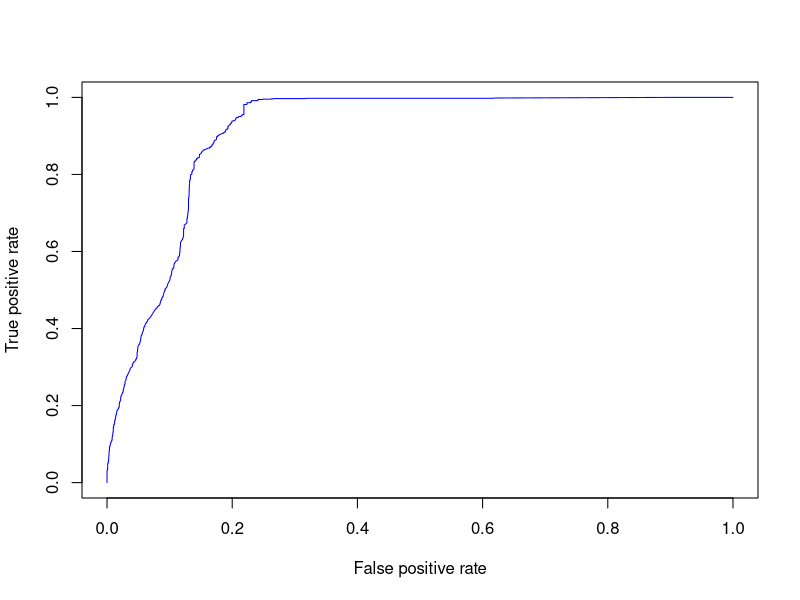
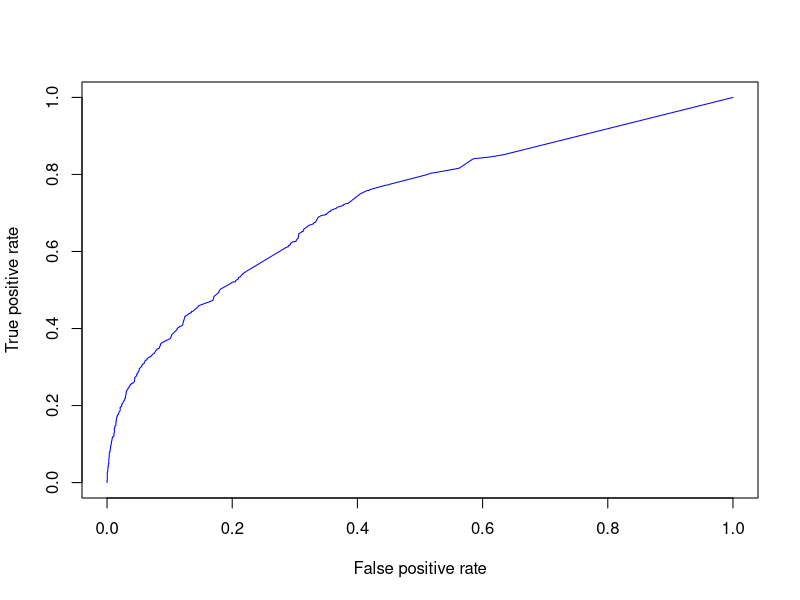
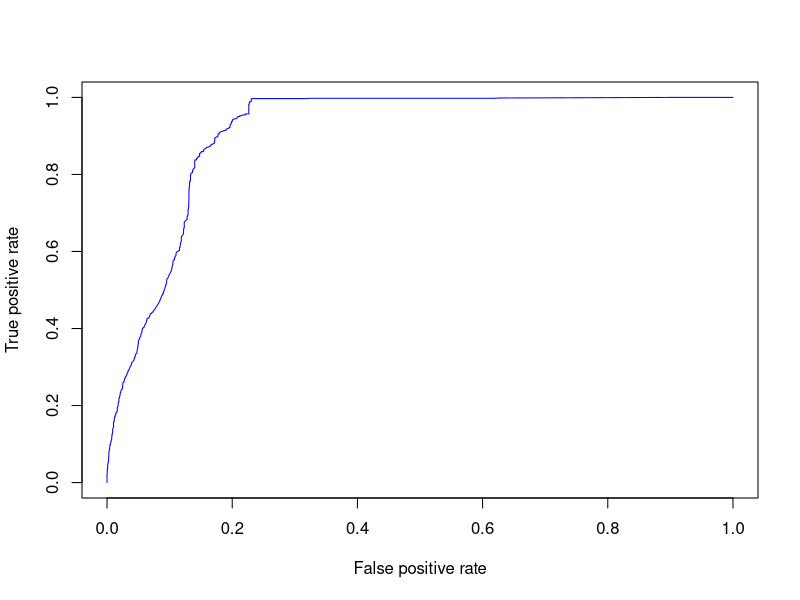
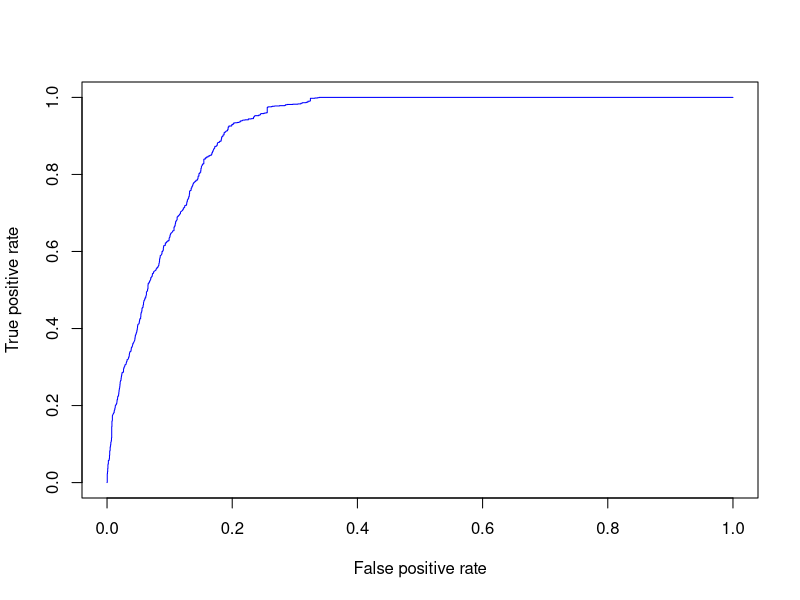

Write the R code that produced these figures, in order.
## ---- chunk 1
rm(list=ls())       # Remove anything that might currently be in memory so we can start fresh.
library(data.table) # Load the data.table package.
library(MASS)       # Load the MASS package

reuniondata <- fread('Reuniondata_inclass.csv')
## ---- chunk 2
names(reuniondata)
## ---- chunk 3
reuniondata[,Choice:=as.numeric(donatesum>0),]
dim(reuniondata)
## ---- chunk 4
d = data.frame(y=reuniondata[,17],reuniondata[,4:16])
## ---- chunk 5
idTrn = 1:3000  # row index for the training data
idTst = !(1:nrow(reuniondata) %in% idTrn)  # row index for the testing data

blTrn_basic = glm(Choice~ ., data=d, family="binomial", subset = idTrn) 
#using only training data. Note that the "." after "~" meaning using all the rest of the data in data frame "d" except the variable "Choice". 
#This is why we created the "d" dataframe, so that we do not need to list all the other variables we need in the model. 
#but you can always use the following command, if you do not want to use "."

#blTrn_basic = glm(Choice~ SpouseAlum+SportsAlum+UGAlumAwards+OtherUGAct+EverAssigned+BoardMember+
#ChildAlum+ParentAlum+SiblingAlum+GradDegree+TotalReunions+OnePlusEvents+
#Years.Lapsed, data=d, family="binomial", subset = idTrn)  
#for running additional models, you may find it easier to base your code on this code. 

summary(blTrn_basic)
## ---- chunk 6

d1 = data.frame(y=reuniondata[,17],reuniondata[,4:15])

blTrn_basic_dropY = glm(Choice~ 
SpouseAlum+SportsAlum+UGAlumAwards+OtherUGAct+EverAssigned+BoardMember
+ChildAlum+ParentAlum+SiblingAlum+GradDegree+TotalReunions+OnePlusEvents, data=d1, family="binomial", subset = idTrn)

summary(blTrn_basic_dropY)
## ---- chunk 7
famAlumdata = reuniondata[,.(SpouseAlum,ChildAlum,ParentAlum,SiblingAlum)]
FamilyAlum = as.numeric(rowSums(famAlumdata)>0)

reuniondata[,FamilyAlum:=as.numeric(rowSums(famAlumdata)>0),]
d2 = data.frame(y=reuniondata[,17],reuniondata[,4:18])


blTrn_basic_combine = glm(Choice~
SportsAlum+UGAlumAwards+OtherUGAct+EverAssigned+BoardMember+GradDegree+TotalReunions
+OnePlusEvents+Years.Lapsed+FamilyAlum, data=d2, family="binomial", subset = idTrn)

summary(blTrn_basic_combine)
## ---- chunk 8
yearsgrad = 2014-reuniondata[,RYCohort]
reuniondata[,yearsgrad:=2014-reuniondata[,RYCohort],]
d3 = data.frame(y=reuniondata[,17],reuniondata[,4:19])


blTrn_basic_yearsgrad = glm(Choice~ yearsgrad+SpouseAlum+SportsAlum
+UGAlumAwards+OtherUGAct+EverAssigned+BoardMember+ChildAlum+ParentAlum+SiblingAlum+GradDegree
+TotalReunions+OnePlusEvents+Years.Lapsed, data=d3, family="binomial", subset = idTrn)

summary(blTrn_basic_yearsgrad)
## ---- chunk 9
yActual = d[idTst,1] #get the actual value for the choice variable
predTst_basic = predict(blTrn_basic, d[idTst,], type="response") 
#use the model results in blTrn_basic, to predict the probability of Y=1 for each data point in the testing data set

lnlike_basic = sum(log(predTst_basic*yActual+(1-predTst_basic)*(1-yActual))) 
#using the predicted probability that Y=1, and the actual data, can calculate the ln-likelihood for all the data points
lnlike_basic


# Plot the ROC and calculate the AUC values for basic model. 
# install.packages("ROCR")
library(ROCR)
pred <- prediction(predTst_basic,yActual) 
perf <- performance(pred,"tpr","fpr") 
plot(perf,col='blue')

#  AUC value
perf <- performance(pred,measure="auc") 
print(paste("AUC= ", perf@y.values[[1]]))

## ---- chunk 10
# Alternative model 1

yActual = d[idTst,1] #get the actual value for the choice variable
predTst_basic_a1 = predict(blTrn_basic_dropY, d1[idTst,], type="response") 
#use the model results in blTrn_basic, to predict the probability of Y=1 for each data point in the testing data set

lnlike_basic_a1 = sum(log(predTst_basic_a1*yActual+(1-predTst_basic_a1)*(1-yActual))) 
#using the predicted probability that Y=1, and the actual data, can calculate the ln-likelihood for all the data points
lnlike_basic_a1


# Plot the ROC and calculate the AUC values for model 1. 
# install.packages("ROCR")
library(ROCR)
pred1 <- prediction(predTst_basic_a1,yActual) 
perf1 <- performance(pred1,"tpr","fpr") 
plot(perf1,col='blue')

# AUC value for model 1
perf1 <- performance(pred1,measure="auc") 
print(paste("AUC_m1= ", perf1@y.values[[1]]))

## ---- chunk 11
# Alternative model 2

yActual = d[idTst,1] #get the actual value for the choice variable
predTst_basic_a2 = predict(blTrn_basic_combine, d2[idTst,], type="response") 
#use the model results in blTrn_basic, to predict the probability of Y=1 for each data point in the testing data set

lnlike_basic_a2 = sum(log(predTst_basic_a2*yActual+(1-predTst_basic_a2)*(1-yActual))) 
#using the predicted probability that Y=1, and the actual data, can calculate the ln-likelihood for all the data points
lnlike_basic_a2

# Plot the ROC and calculate the AUC values for model 2. 
# install.packages("ROCR")
library(ROCR)
pred2 <- prediction(predTst_basic_a2,yActual) 
perf2 <- performance(pred2,"tpr","fpr") 
plot(perf2,col='blue')

# AUC value for model 2
perf2 <- performance(pred2,measure="auc") 
print(paste("AUC_m2= ", perf2@y.values[[1]]))
## ---- chunk 12
# Alternative model 3

yActual = d[idTst,1] #get the actual value for the choice variable
predTst_basic_a3 = predict(blTrn_basic_yearsgrad, d3[idTst,], type="response") 
#use the model results in blTrn_basic, to predict the probability of Y=1 for each data point in the testing data set

lnlike_basic_a3 = sum(log(predTst_basic_a3*yActual+(1-predTst_basic_a3)*(1-yActual))) 
#using the predicted probability that Y=1, and the actual data, can calculate the ln-likelihood for all the data points
lnlike_basic_a3


# Plot the ROC and calculate the AUC values for model 3. 
# install.packages("ROCR")
library(ROCR)
pred3 <- prediction(predTst_basic_a3,yActual) 
perf3 <- performance(pred3,"tpr","fpr") 
plot(perf3,col='blue')

# AUC value for model 3
perf3 <- performance(pred3,measure="auc") 
print(paste("AUC_3= ", perf3@y.values[[1]]))
